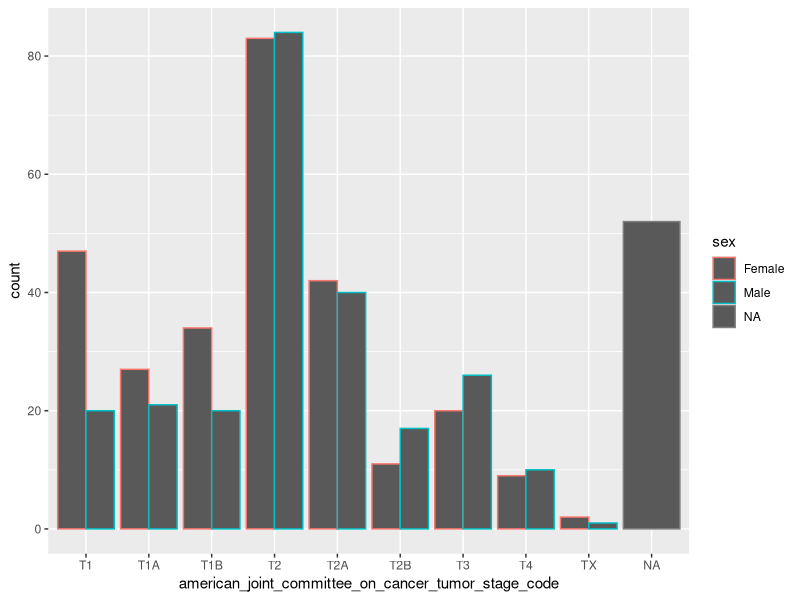
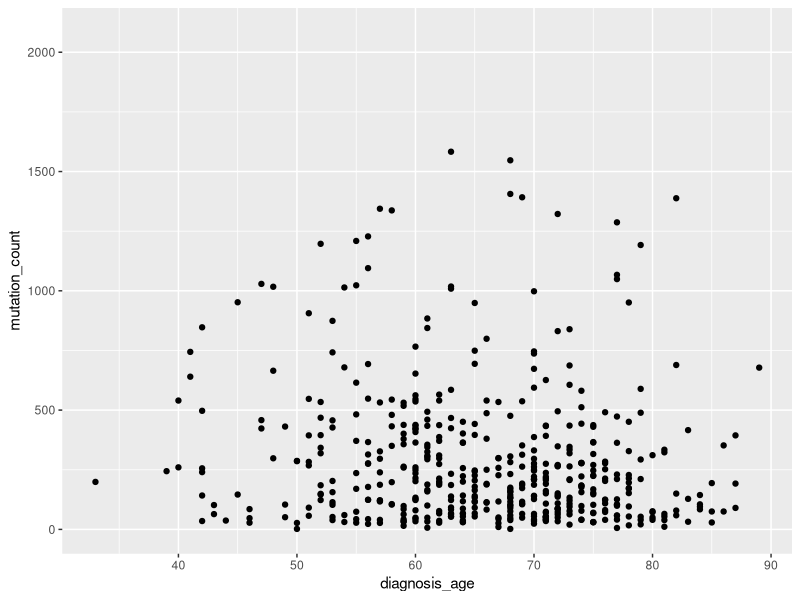

Reproduce these figures in R, in order.
## ---- chunk 1
knitr::opts_chunk$set(echo = TRUE)
## ---- chunk 2
library(tidyverse)
## ---- chunk 3
dat <- read_tsv("data/luad_tcga_pan_can_atlas_2018_clinical_data.tsv") %>% 
  select(
    where(
      ~sum(!is.na(.x)) > 0
    )
  ) %>% 
  tibble(.name_repair = "universal")

names(dat) <- tolower(gsub("\\.", "_", names(dat)))
head(dat)
## ---- chunk 4
d <- transmute(dat,
               diagnosis_age = round(-birth_from_initial_pathologic_diagnosis_date/365.24),
               sex = factor(sex),
               race_category = factor(race_category),
               american_joint_committee_on_cancer_tumor_stage_code = factor(american_joint_committee_on_cancer_tumor_stage_code),
               mutation_count
               )

d
## ---- chunk 5
with(d,
     table(round(diagnosis_age, digits = -1), sex)
)

## ---- chunk 6
with(d,
     table(race_category, american_joint_committee_on_cancer_tumor_stage_code)
     )
## ---- chunk 7
d %>% 
  ggplot(aes(x=american_joint_committee_on_cancer_tumor_stage_code, col=sex))+
  geom_bar(position = "dodge")
## ---- chunk 8
with(d,
     chisq.test(sex, american_joint_committee_on_cancer_tumor_stage_code)
)

## ---- chunk 9
d %>% 
  lm(mutation_count~sex+diagnosis_age+american_joint_committee_on_cancer_tumor_stage_code, 
     data=.)
## ---- chunk 10
d %>% 
  ggplot(aes(x=diagnosis_age, y=mutation_count))+
  geom_point()
